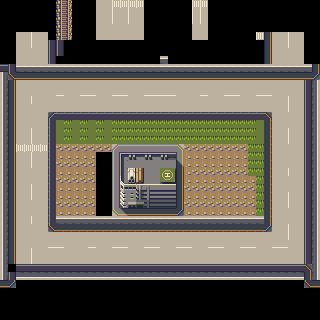

The image is a tile-based game level rendered from a .tmx file. Its description and source (layers, tilesets, objects; grid data summarised) follow:
An orthogonal 40x40 tile map with 8x8 px tiles, 1 tile layer (Tile Layer 1), 2 tilesets.

<map version="1.2" tiledversion="1.3.1" orientation="orthogonal" renderorder="right-down" compressionlevel="0" width="40" height="40" tilewidth="8" tileheight="8" infinite="0" nextlayerid="2" nextobjectid="1">
 <editorsettings>
  <export target="citymap.json" format="json" />
 </editorsettings>
 <tileset firstgid="1" source="galletcity.tsx" />
 <tileset firstgid="4097" source="galletcity_tiles.tsx" />
 <layer id="1" name="Tile Layer 1" width="40" height="40">
  <data>[1600 cells, 1160 non-empty, 52 distinct tile ids]</data>
 </layer>
</map>
